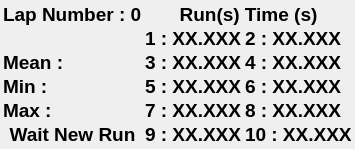
<?xml version="1.0" encoding="UTF-8"?>
<ui version="4.0">
 <class>WTraining</class>
 <widget class="QWidget" name="WTraining">
  <property name="geometry">
   <rect>
    <x>0</x>
    <y>0</y>
    <width>352</width>
    <height>143</height>
   </rect>
  </property>
  <property name="sizePolicy">
   <sizepolicy hsizetype="Preferred" vsizetype="Preferred">
    <horstretch>0</horstretch>
    <verstretch>0</verstretch>
   </sizepolicy>
  </property>
  <property name="windowTitle">
   <string>Form</string>
  </property>
  <property name="inputMethodHints">
   <set>Qt::ImhNone</set>
  </property>
  <layout class="QGridLayout" name="gridLayout">
   <property name="leftMargin">
    <number>3</number>
   </property>
   <property name="topMargin">
    <number>3</number>
   </property>
   <property name="rightMargin">
    <number>3</number>
   </property>
   <property name="bottomMargin">
    <number>3</number>
   </property>
   <property name="horizontalSpacing">
    <number>3</number>
   </property>
   <property name="verticalSpacing">
    <number>1</number>
   </property>
   <item row="6" column="1">
    <widget class="QLabel" name="Lap9">
     <property name="sizePolicy">
      <sizepolicy hsizetype="Expanding" vsizetype="Expanding">
       <horstretch>0</horstretch>
       <verstretch>0</verstretch>
      </sizepolicy>
     </property>
     <property name="font">
      <font>
       <pointsize>14</pointsize>
       <weight>75</weight>
       <bold>true</bold>
      </font>
     </property>
     <property name="text">
      <string>9 : XX.XXX</string>
     </property>
    </widget>
   </item>
   <item row="4" column="0">
    <widget class="QLabel" name="runMin">
     <property name="font">
      <font>
       <pointsize>14</pointsize>
       <weight>75</weight>
       <bold>true</bold>
      </font>
     </property>
     <property name="text">
      <string>Min : </string>
     </property>
    </widget>
   </item>
   <item row="6" column="0">
    <widget class="QLabel" name="Status">
     <property name="sizePolicy">
      <sizepolicy hsizetype="Preferred" vsizetype="Preferred">
       <horstretch>0</horstretch>
       <verstretch>0</verstretch>
      </sizepolicy>
     </property>
     <property name="font">
      <font>
       <pointsize>14</pointsize>
       <weight>75</weight>
       <bold>true</bold>
      </font>
     </property>
     <property name="text">
      <string>Wait New Run</string>
     </property>
     <property name="scaledContents">
      <bool>false</bool>
     </property>
     <property name="alignment">
      <set>Qt::AlignCenter</set>
     </property>
     <property name="wordWrap">
      <bool>false</bool>
     </property>
    </widget>
   </item>
   <item row="3" column="0">
    <widget class="QLabel" name="runMean">
     <property name="font">
      <font>
       <pointsize>14</pointsize>
       <weight>75</weight>
       <bold>true</bold>
      </font>
     </property>
     <property name="text">
      <string>Mean : </string>
     </property>
    </widget>
   </item>
   <item row="4" column="1">
    <widget class="QLabel" name="Lap5">
     <property name="sizePolicy">
      <sizepolicy hsizetype="Expanding" vsizetype="Expanding">
       <horstretch>0</horstretch>
       <verstretch>0</verstretch>
      </sizepolicy>
     </property>
     <property name="font">
      <font>
       <pointsize>14</pointsize>
       <weight>75</weight>
       <bold>true</bold>
      </font>
     </property>
     <property name="text">
      <string>5 : XX.XXX</string>
     </property>
    </widget>
   </item>
   <item row="3" column="1">
    <widget class="QLabel" name="Lap3">
     <property name="sizePolicy">
      <sizepolicy hsizetype="Expanding" vsizetype="Expanding">
       <horstretch>0</horstretch>
       <verstretch>0</verstretch>
      </sizepolicy>
     </property>
     <property name="font">
      <font>
       <pointsize>14</pointsize>
       <weight>75</weight>
       <bold>true</bold>
      </font>
     </property>
     <property name="text">
      <string>3 : XX.XXX</string>
     </property>
    </widget>
   </item>
   <item row="5" column="1">
    <widget class="QLabel" name="Lap7">
     <property name="sizePolicy">
      <sizepolicy hsizetype="Expanding" vsizetype="Expanding">
       <horstretch>0</horstretch>
       <verstretch>0</verstretch>
      </sizepolicy>
     </property>
     <property name="font">
      <font>
       <pointsize>14</pointsize>
       <weight>75</weight>
       <bold>true</bold>
      </font>
     </property>
     <property name="text">
      <string>7 : XX.XXX</string>
     </property>
    </widget>
   </item>
   <item row="0" column="0">
    <widget class="QLabel" name="lapNumber">
     <property name="font">
      <font>
       <pointsize>14</pointsize>
       <weight>75</weight>
       <bold>true</bold>
      </font>
     </property>
     <property name="text">
      <string>Lap Number : 0</string>
     </property>
    </widget>
   </item>
   <item row="5" column="0">
    <widget class="QLabel" name="runMax">
     <property name="font">
      <font>
       <pointsize>14</pointsize>
       <weight>75</weight>
       <bold>true</bold>
      </font>
     </property>
     <property name="text">
      <string>Max : </string>
     </property>
    </widget>
   </item>
   <item row="1" column="1">
    <widget class="QLabel" name="Lap1">
     <property name="sizePolicy">
      <sizepolicy hsizetype="Expanding" vsizetype="Expanding">
       <horstretch>0</horstretch>
       <verstretch>0</verstretch>
      </sizepolicy>
     </property>
     <property name="minimumSize">
      <size>
       <width>80</width>
       <height>0</height>
      </size>
     </property>
     <property name="font">
      <font>
       <pointsize>14</pointsize>
       <weight>75</weight>
       <bold>true</bold>
      </font>
     </property>
     <property name="text">
      <string>1 : XX.XXX</string>
     </property>
    </widget>
   </item>
   <item row="1" column="2">
    <widget class="QLabel" name="Lap2">
     <property name="sizePolicy">
      <sizepolicy hsizetype="Expanding" vsizetype="Expanding">
       <horstretch>0</horstretch>
       <verstretch>0</verstretch>
      </sizepolicy>
     </property>
     <property name="minimumSize">
      <size>
       <width>80</width>
       <height>0</height>
      </size>
     </property>
     <property name="font">
      <font>
       <pointsize>14</pointsize>
       <weight>75</weight>
       <bold>true</bold>
      </font>
     </property>
     <property name="text">
      <string>2 : XX.XXX</string>
     </property>
    </widget>
   </item>
   <item row="3" column="2">
    <widget class="QLabel" name="Lap4">
     <property name="sizePolicy">
      <sizepolicy hsizetype="Expanding" vsizetype="Expanding">
       <horstretch>0</horstretch>
       <verstretch>0</verstretch>
      </sizepolicy>
     </property>
     <property name="font">
      <font>
       <pointsize>14</pointsize>
       <weight>75</weight>
       <bold>true</bold>
      </font>
     </property>
     <property name="text">
      <string>4 : XX.XXX</string>
     </property>
    </widget>
   </item>
   <item row="4" column="2">
    <widget class="QLabel" name="Lap6">
     <property name="sizePolicy">
      <sizepolicy hsizetype="Expanding" vsizetype="Expanding">
       <horstretch>0</horstretch>
       <verstretch>0</verstretch>
      </sizepolicy>
     </property>
     <property name="font">
      <font>
       <pointsize>14</pointsize>
       <weight>75</weight>
       <bold>true</bold>
      </font>
     </property>
     <property name="text">
      <string>6 : XX.XXX</string>
     </property>
    </widget>
   </item>
   <item row="5" column="2">
    <widget class="QLabel" name="Lap8">
     <property name="sizePolicy">
      <sizepolicy hsizetype="Expanding" vsizetype="Expanding">
       <horstretch>0</horstretch>
       <verstretch>0</verstretch>
      </sizepolicy>
     </property>
     <property name="font">
      <font>
       <pointsize>14</pointsize>
       <weight>75</weight>
       <bold>true</bold>
      </font>
     </property>
     <property name="text">
      <string>8 : XX.XXX</string>
     </property>
    </widget>
   </item>
   <item row="6" column="2">
    <widget class="QLabel" name="Lap10">
     <property name="sizePolicy">
      <sizepolicy hsizetype="Expanding" vsizetype="Expanding">
       <horstretch>0</horstretch>
       <verstretch>0</verstretch>
      </sizepolicy>
     </property>
     <property name="font">
      <font>
       <pointsize>14</pointsize>
       <weight>75</weight>
       <bold>true</bold>
      </font>
     </property>
     <property name="text">
      <string>10 : XX.XXX</string>
     </property>
    </widget>
   </item>
   <item row="0" column="1" colspan="2">
    <widget class="QLabel" name="LapTimeLabel">
     <property name="sizePolicy">
      <sizepolicy hsizetype="Expanding" vsizetype="Expanding">
       <horstretch>0</horstretch>
       <verstretch>0</verstretch>
      </sizepolicy>
     </property>
     <property name="font">
      <font>
       <pointsize>14</pointsize>
       <weight>75</weight>
       <italic>false</italic>
       <bold>true</bold>
      </font>
     </property>
     <property name="text">
      <string>Run(s) Time (s)</string>
     </property>
     <property name="alignment">
      <set>Qt::AlignCenter</set>
     </property>
    </widget>
   </item>
  </layout>
 </widget>
 <resources/>
 <connections/>
</ui>
